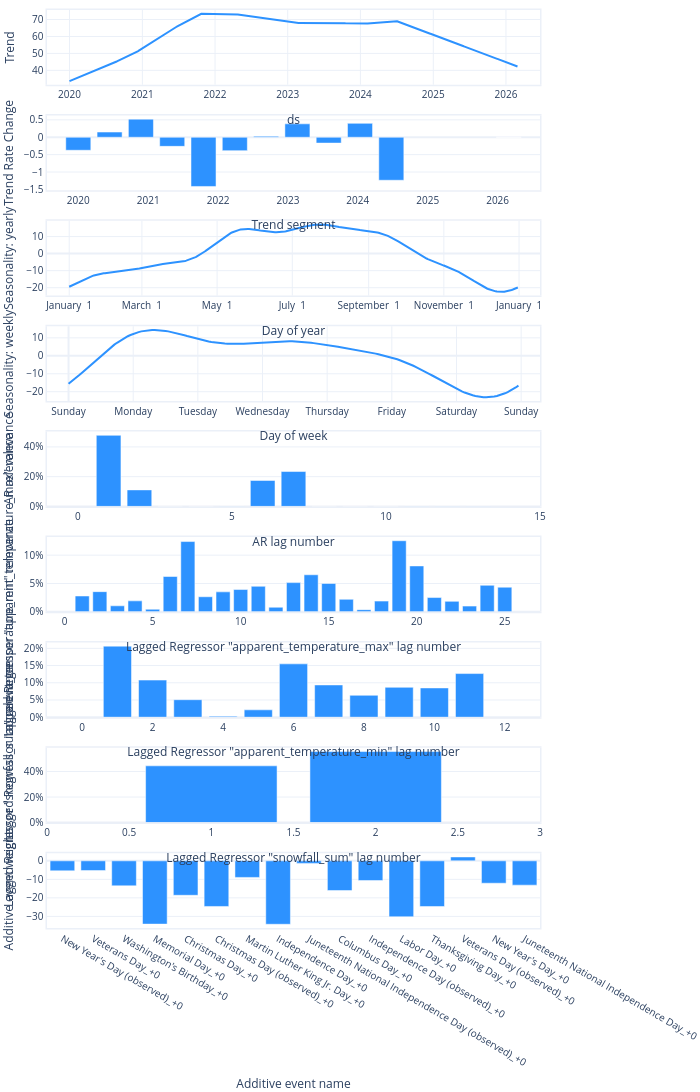

Source (notebook cell):
### Code cell
model.plot_parameters()

### Figure 1 — Plotly figure (JSON) as saved in the notebook; plotly's stock layout.template omitted (floating-point values rounded to 4 significant figures; data arrays with more than 128 entries replaced by an {"elided": "..."} marker saying what was removed)
{"data": [{"fill": "none", "line": {"color": "#2d92ff", "width": 2}, "mode": "lines", "name": "Trend", "type": "scatter", "x": {"elided": "2251 str values"}, "xaxis": "x", "y": {"elided": "2251 float values"}, "yaxis": "y"}, {"marker": {"color": "#2d92ff"}, "name": "Trend Rate Change", "type": "bar", "x": ["2020-01-01T00:00:00", "2020-06-12T15:16:21.818182", "2020-11-23T06:32:43.636364", "2021-05-05T21:49:05.454545", "2021-10-16T13:05:27.272727", "2022-03-29T04:21:49.090909", "2022-09-08T19:38:10.909091", "2023-02-19T10:54:32.727273", "2023-08-02T02:10:54.545455", "2024-01-12T17:27:16.363636", "2024-06-24T08:43:38.181818", "2026-02-28T00:00:00"], "xaxis": "x2", "y": [-0.374, 0.1496, 0.5211, -0.2618, -1.416, -0.3854, 0.02968, 0.386, -0.1676, 0.3999, -1.237, 0], "yaxis": "y2"}, {"fill": "none", "line": {"color": "#2d92ff", "width": 2}, "mode": "lines", "name": "yearly", "type": "scatter", "x": {"elided": "365 str values"}, "xaxis": "x3", "y": {"elided": "365 float values"}, "yaxis": "y3"}, {"fill": "none", "line": {"color": "#2d92ff", "width": 2}, "mode": "lines", "name": "weekly", "type": "scatter", "x": {"elided": "168 int values"}, "xaxis": "x4", "y": {"elided": "168 float values"}, "yaxis": "y4"}, {"marker": {"color": "#2d92ff"}, "name": "AR", "type": "bar", "x": [13, 12, 11, 10, 9, 8, 7, 6, 5, 4, 3, 2, 1], "xaxis": "x5", "y": [0.000239, 0.0004623, 0.0005194, 7.88e-05, 2.245e-05, 0.0001139, 0.2346, 0.1744, 0.0004855, 2.17e-05, 0.0001627, 0.111, 0.4779], "yaxis": "y5"}, {"marker": {"color": "#2d92ff"}, "name": "Lagged Regressor \"apparent_temperature_max\"", "type": "bar", "x": [25, 24, 23, 22, 21, 20, 19, 18, 17, 16, 15, 14, 13, 12, 11, 10, 9, 8, 7, 6, 5, 4, 3, 2, 1], "xaxis": "x6", "y": [0.04342, 0.04677, 0.01004, 0.01842, 0.02517, 0.08098, 0.1254, 0.01886, 0.003783, 0.02202, 0.04999, 0.06536, 0.0515, 0.008017, 0.04502, 0.03933, 0.0352, 0.02655, 0.124, 0.06232, 0.004499, 0.01931, 0.01055, 0.03558, 0.02787], "yaxis": "y6"}, {"marker": {"color": "#2d92ff"}, "name": "Lagged Regressor \"apparent_temperature_min\"", "type": "bar", "x": [11, 10, 9, 8, 7, 6, 5, 4, 3, 2, 1], "xaxis": "x7", "y": [0.1267, 0.08502, 0.08678, 0.06356, 0.09372, 0.1549, 0.02138, 0.002824, 0.05081, 0.1078, 0.2064], "yaxis": "y7"}, {"marker": {"color": "#2d92ff"}, "name": "Lagged Regressor \"snowfall_sum\"", "type": "bar", "x": [2, 1], "xaxis": "x8", "y": [0.5559, 0.4441], "yaxis": "y8"}, {"marker": {"color": "#2d92ff"}, "name": "Additive event", "type": "bar", "width": 0.8, "x": ["New Year's Day (observed)_+0", "Veterans Day_+0", "Washington's Birthday_+0", "Memorial Day_+0", "Christmas Day_+0", "Christmas Day (observed)_+0", "Martin Luther King Jr. Day_+0", "Independence Day_+0", "Juneteenth National Independence Day (observed)_+0", "Columbus Day_+0", "Independence Day (observed)_+0", "Labor Day_+0", "Thanksgiving Day_+0", "Veterans Day (observed)_+0", "New Year's Day_+0", "Juneteenth National Independence Day_+0"], "xaxis": "x9", "y": [-5.399, -5.268, -13.51, -34.17, -18.59, -24.64, -8.954, -34.25, -1.403, -16.04, -10.65, -30.19, -24.67, 2.098, -12.08, -13.13], "yaxis": "y9"}], "layout": {"autosize": true, "font": {"size": 10}, "height": 1890, "hovermode": "x unified", "margin": {"b": 0, "l": 0, "pad": 0, "r": 10, "t": 10}, "showlegend": false, "title": {"font": {"size": 12}}, "width": 700, "xaxis": {"anchor": "y", "domain": [0, 1], "linewidth": 1.5, "mirror": true, "range": ["2019-09-10T00:00:00", "2026-06-21T00:00:00"], "showline": true, "title": {"text": "ds"}, "type": "date"}, "xaxis2": {"anchor": "y2", "domain": [0, 1], "linewidth": 1.5, "mirror": true, "range": ["2019-07-21T08:43:38.181818", "2026-08-10T15:16:21.818182"], "showline": true, "title": {"text": "Trend segment"}, "type": "date"}, "xaxis3": {"anchor": "y3", "domain": [0, 1], "linewidth": 1.5, "mirror": true, "range": ["2016-12-14T00:00:00", "2018-01-18T00:00:00"], "showline": true, "tickformat": "%B %e", "title": {"text": "Day of year"}}, "xaxis4": {"anchor": "y4", "domain": [0, 1], "linewidth": 1.5, "mirror": true, "range": [-8, 175], "showline": true, "tickmode": "array", "ticktext": ["Sunday", "Monday", "Tuesday", "Wednesday", "Thursday", "Friday", "Saturday", "Sunday", "Sunday"], "tickvals": [0, 24, 48, 72, 96, 120, 144, 168, 192], "title": {"text": "Day of week"}}, "xaxis5": {"anchor": "y5", "domain": [0, 1], "linewidth": 1.5, "mirror": true, "range": [-1, 15], "showline": true, "title": {"text": "AR lag number"}}, "xaxis6": {"anchor": "y6", "domain": [0, 1], "linewidth": 1.5, "mirror": true, "range": [-1, 27], "showline": true, "title": {"text": "Lagged Regressor \"apparent_temperature_max\" lag number"}}, "xaxis7": {"anchor": "y7", "domain": [0, 1], "linewidth": 1.5, "mirror": true, "range": [-1, 13], "showline": true, "title": {"text": "Lagged Regressor \"apparent_temperature_min\" lag number"}}, "xaxis8": {"anchor": "y8", "domain": [0, 1], "linewidth": 1.5, "mirror": true, "range": [0, 3], "showline": true, "title": {"text": "Lagged Regressor \"snowfall_sum\" lag number"}}, "xaxis9": {"anchor": "y9", "domain": [0, 1], "linewidth": 1.5, "mirror": true, "showline": true, "title": {"text": "Additive event name"}}, "yaxis": {"anchor": "x", "domain": [0.9185, 1], "linewidth": 1.5, "mirror": true, "rangemode": "normal", "showline": true, "title": {"text": "Trend"}}, "yaxis2": {"anchor": "x2", "domain": [0.8037, 0.8852], "linewidth": 1.5, "mirror": true, "rangemode": "normal", "showline": true, "title": {"text": "Trend Rate Change"}}, "yaxis3": {"anchor": "x3", "domain": [0.6889, 0.7704], "linewidth": 1.5, "mirror": true, "rangemode": "normal", "showline": true, "title": {"text": "Seasonality: yearly"}}, "yaxis4": {"anchor": "x4", "domain": [0.5741, 0.6556], "linewidth": 1.5, "mirror": true, "rangemode": "normal", "showline": true, "title": {"text": "Seasonality: weekly"}}, "yaxis5": {"anchor": "x5", "domain": [0.4593, 0.5407], "linewidth": 1.5, "mirror": true, "rangemode": "normal", "showline": true, "tickformat": ",.0%", "title": {"text": "AR relevance"}}, "yaxis6": {"anchor": "x6", "domain": [0.3444, 0.4259], "linewidth": 1.5, "mirror": true, "rangemode": "normal", "showline": true, "tickformat": ",.0%", "title": {"text": "Lagged Regressor \"apparent_temperature_max\" relevance"}}, "yaxis7": {"anchor": "x7", "domain": [0.2296, 0.3111], "linewidth": 1.5, "mirror": true, "rangemode": "normal", "showline": true, "tickformat": ",.0%", "title": {"text": "Lagged Regressor \"apparent_temperature_min\" relevance"}}, "yaxis8": {"anchor": "x8", "domain": [0.1148, 0.1963], "linewidth": 1.5, "mirror": true, "rangemode": "normal", "showline": true, "tickformat": ",.0%", "title": {"text": "Lagged Regressor \"snowfall_sum\" relevance"}}, "yaxis9": {"anchor": "x9", "domain": [0, 0.08148], "linewidth": 1.5, "mirror": true, "rangemode": "normal", "showline": true, "title": {"text": "Additive event weight"}}}}
